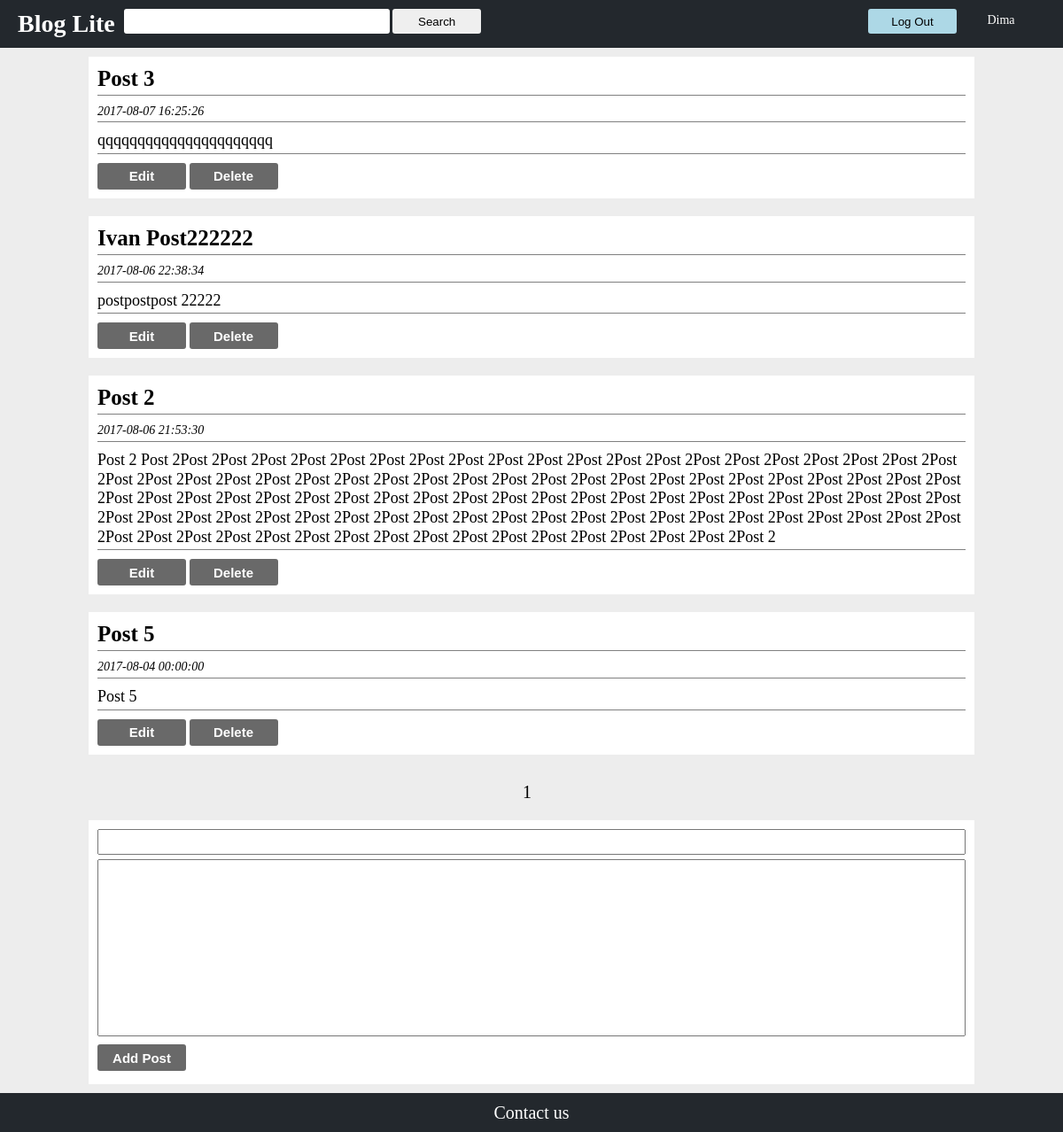
/userCabinet.php?go=userCabinet (signed in), run on the app's committed database.
### tables this page shows
CREATE TABLE IF NOT EXISTS `blog_posts` (
  `id` int(11) NOT NULL,
  `title` varchar(255) DEFAULT NULL,
  `date` datetime NOT NULL DEFAULT CURRENT_TIMESTAMP ON UPDATE CURRENT_TIMESTAMP,
  `text` text,
  `user` varchar(255) NOT NULL
);

### showPosts.php (called while the page is built, shortened)
<?php
include_once 'dbQueries.php';
if ($_GET['go']) {
    $sth = $dbh->prepare(SQL_USER_POSTS_COUNT);
    $sth->execute([$_SESSION['user']]);
} else {
    $sth = $dbh->prepare(SQL_ALL_POSTS_COUNT);
    $sth->execute();
}
$postsArray = $sth->fetchAll();
$countOfPages = 4;
$postsCount = $postsArray[0][0];
$pages = ceil($postsCount / $countOfPages);
$page = empty($_GET['page']) ? 1 : ceil($_GET['page']);
$posts = ($page - 1) * $countOfPages;
if ($_GET['go']) {
    $sth = $dbh->prepare(SQL_SELECT_USER_LIMIT_POSTS);
    $sth->bindValue(':user', $_SESSION['user'], PDO::PARAM_INT);
    $sth->bindValue(':countOfPages', $countOfPages, PDO::PARAM_INT);
    $sth->bindValue(':posts', $posts, PDO::PARAM_INT);
} else {
    $sth = $dbh->prepare(SQL_SELECT_ALL_LIMIT_POSTS);
    $sth->bindValue(':countOfPages', $countOfPages, PDO::PARAM_INT);
    $sth->bindValue(':posts', $posts, PDO::PARAM_INT);
}
$sth->execute();
if ($_GET['go']) {
    $usersPostsArray = $sth->fetchAll(PDO::FETCH_ASSOC);
} else {
    $allPostsArray = $sth->fetchAll(PDO::FETCH_ASSOC);
}

### userCabinet.php (the view, shortened to what this page needs)
<?php
include_once 'loginLogoutRegistrationUser.php';
include_once 'deletePost.php';
include_once 'showPosts.php';
?>
<!doctype html>
<html lang="en">
<head>
    <link href="style.css" rel="stylesheet" type="text/css">
</head>
<body>
<?php require_once 'header.php' ?>
<div class="wrapper indexWrapper">
    <div class="content">
        <?php foreach ($usersPostsArray as $post_item) { ?>
            <div class="post">
                <h3 class="postTitle"><?php print $post_item['title']; ?></h3>
                <p class="postData"><?php print $post_item['date']; ?></p>
                <p class="postText"><?php print $post_item['text']; ?></p>
                <form class="postForm" method="post">
                    <input class="editButton button" type="submit" name="edit" value="Edit">
                    <input class="deleteButton button" type="submit" name="delete" value="Delete">
                </form>
            </div>
        <?php } ?>
    </div>
    <div class="navigation">
        <?php for ($i = 0; $i < $pages; $i++) { ?>
            <a href="?<?= http_build_query(array_merge($_GET, ['page' => ($i + 1)])) ?>"><?= ($i + 1) ?></a>
        <?php } ?>
    </div>
    <div class="addPostArea">
        <form class="addPostForm" method="post">
            <input class="addPostTitle" name="addPostTitle">
            <textarea class="addPostText" name="addPostText"></textarea>
            <input class="addButton button" type="submit" name="submit" value="Add Post">
        </form>
    </div>
</div>
<?php require_once 'footer.php' ?>
</body>
</html>

### style.css (style rules this page uses)
* { box-sizing: border-box; padding: 0; margin: 0; }
html { height: 100%; }
body { height: 100%; margin: auto; font-size: 14px; line-height: 1.2; font-family: Nexa-Light; background: #ededed; }
a { text-decoration: none; }
.button { width: 100px; height: 30px; border-style: none; border-radius: 3px; font-size: 15px; font-weight: bold; color: white; background: dimgray; }
.wrapper { padding: 0 100px; }
.content { padding: 10px 0; }
.post { background: #ffffff; padding: 10px; margin-bottom: 20px; }
.postTitle, .postData, .postText { margin-bottom: 10px; padding-bottom: 3px; border-bottom: 1px solid gray; }
.postTitle { font-size: 25px; }
.postData { font-style: italic; }
.postText { font-size: 18px; }
.navigation { text-align: center; padding: 0 10px 10px 10px; }
.navigation a { color: black; font-size: 20px; padding-right: 10px; }
.addPostArea, .editPostForm { margin: 10px 0; }
.addPostForm { background: #ffffff; padding: 10px; }
.editPostForm *, .addPostForm * { padding: 5px; margin-bottom: 5px; }
.addPostTitle, .addPostText, .editPostTitle, .editPostText { width: 100%; }
.addPostText, .editPostText { resize: none; height: 200px; }

### data on the page
blog_posts: title "Post 3", date "2017-08-07 16:25:26", text "qqqqqqqqqqqqqqqqqqqqqq"
blog_posts: title "Ivan Post222222", date "2017-08-06 22:38:34", text "postpostpost 22222"
blog_posts: title "Post 2", date "2017-08-06 21:53:30", text "Post 2 Post 2Post 2Post 2Post 2Post 2Post 2Post 2Post 2Post 2Post 2Post 2Post 2Post 2Post 2Post 2Post 2Post 2Post 2Post 2Post 2Post 2Post 2Post 2Post 2Post 2Post 2Post 2Post 2Post 2Post 2Post 2Post 2Post 2Post 2Post 2Post 2Post 2Post 2Post 2Post 2Post 2Post 2Post 2Post 2Post 2Post 2Post 2Post 2Post 2Post 2Post 2Post 2Post 2Post 2Post 2Post 2Post 2Post 2Post 2Post 2Post 2Post 2Post 2Post 2Post 2Post 2Post 2Post 2Post 2Post 2Post 2Post 2Post 2Post 2Post 2Post 2Post 2Post 2Post 2Post 2Post 2Post 2Post 2Post 2Post 2Post 2Post 2Post 2Post 2Post 2Post 2Post 2Post 2Post 2Post 2Post 2Post 2Post 2Post 2Post 2Post 2Post 2Post 2Post 2"
blog_posts: title "Post 5", date "2017-08-04 00:00:00", text "Post 5"

### other printed values
$_SESSION['user'] "Dima"
